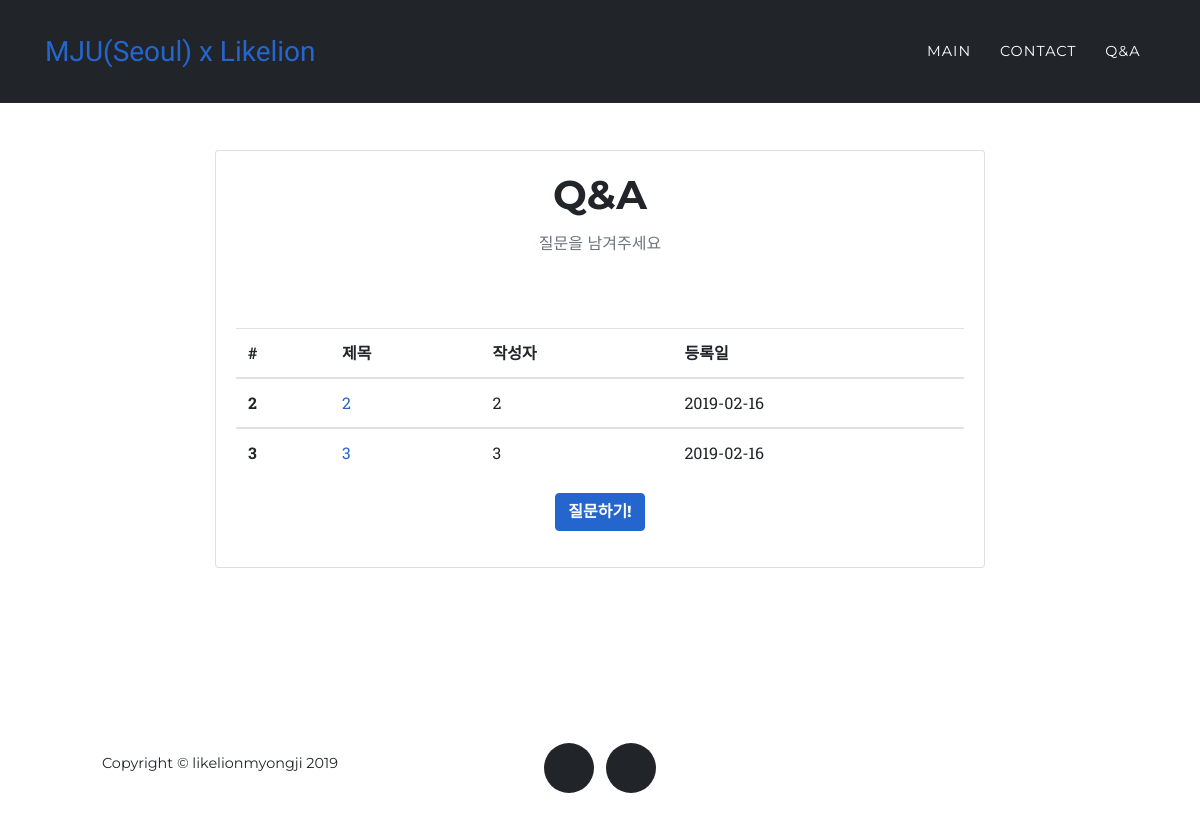
/question/, run on an earlier commit of the app's database.
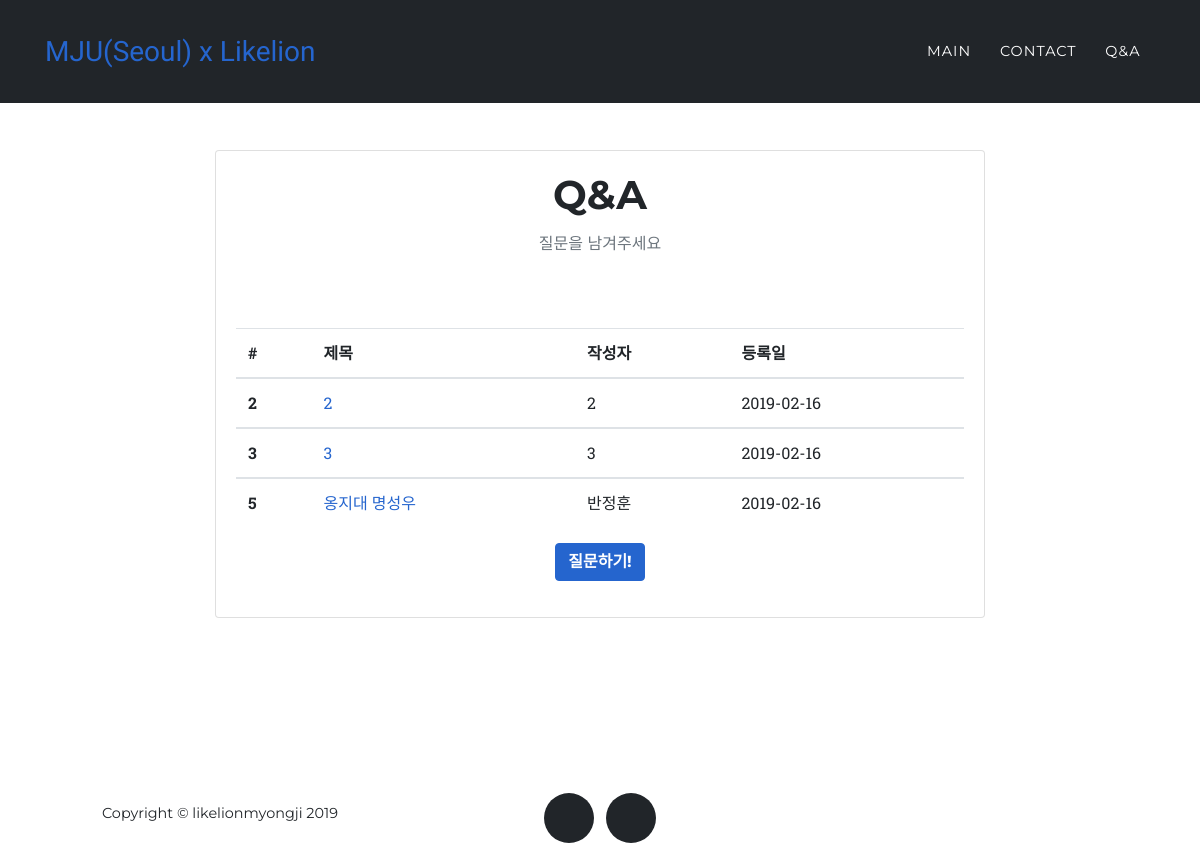
And on a later commit of the database.
### question/models.py (models this page shows, shortened)
class Question(models.Model):
    title = models.CharField(max_length=200)
    pub_date = models.DateTimeField('date published')
    body = models.TextField()
    writer = models.CharField(max_length=10)
    password = models.CharField(max_length=50)

### question/views.py (the view)
# urls.py: path('question/', question.views.question_list, name='question_list'),
def question_list(request):
    questions = Question.objects
    return render(request, 'question_list.html', {'question':questions})

### question/templates/question_list.html
{% extends 'question_base.html' %}
{% block content %}
<section>
  <div class="container col-md-8">
    <div class="card">
      <div class="card-body">
        <h2 class="section-heading text-uppercase text-center">Q&A</h2>
        <h3 class="section-subheading text-muted text-center">질문을 남겨주세요</h3>
        <table class="table">
          <thead>
            <tr>
              <th scope="col">#</th>
              <th scope="col">제목</th>
              <th scope="col">작성자</th>
              <th scope="col">등록일</th>
            </tr>
          </thead>
          {% for question in question.all %}
            <tbody>
              <tr>
                <th scope="row">{{question.id}}</th>
                <td><a href="{%url 'question_detail' question.id%}">{{question.title}}</a></td>                  <td>{{question.writer}}</td>
                <td>{{question.pub_date|date:"Y-m-d"}}</td>
              </tr>
            </tbody>
          {% endfor %}
        </table>
        <p class = "text-center">
          <a class="btn btn-primary" href="{% url 'question_post'%}" role="button">질문하기!</a>
        </p>
      </div>
    </div>
  </div>
</section>
{% endblock %}

What changed in the data, as far as the page shows it:
added Question: id "5", title "옹지대 명성우", writer "반정훈", pub_date "2019-02-16"
